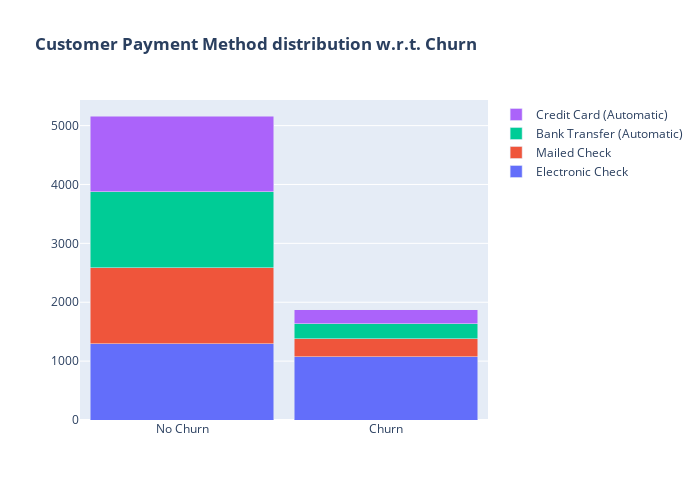

The code cell stored with this chart in its notebook:
### Markdown cell above
The majority of customers who churned were using Electronic Check as their payment method. In contrast, customers who chose Credit Card automatic transfer, Bank automatic transfer, or Mailed Check were less likely to churn.

### Code cell
payment_methods = {
    "Electronic Check": df_encoded[df_encoded["PaymentMethod_Electronic_check"] == 1].groupby("Churn").size(),
    "Mailed Check": df_encoded[df_encoded["PaymentMethod_Mailed_check"] == 1].groupby("Churn").size(),
    "Bank Transfer (Automatic)": df_encoded[df_encoded["PaymentMethod_Bank_transfer_(automatic)"] == 1].groupby("Churn").size(),
    "Credit Card (Automatic)": df_encoded[df_encoded["PaymentMethod_Credit_card_(automatic)"] == 1].groupby("Churn").size()
}

fig = go.Figure()

for method, counts in payment_methods.items():
    fig.add_trace(go.Bar(
        x=["No Churn", "Churn"],
        y=[counts.get(0, 0), counts.get(1, 0)],
        name=method
    ))

fig.update_layout(
    title_text="<b>Customer Payment Method distribution w.r.t. Churn</b>",
    barmode='stack',
    width=700,
    height=500,
    bargap=0.1
)

fig.show()

### Figure 1 — Plotly figure (JSON) as saved in the notebook; plotly's stock layout.template omitted (floating-point values rounded to 4 significant figures)
{"data": [{"name": "Electronic Check", "type": "bar", "x": ["No Churn", "Churn"], "y": [1294, 1071]}, {"name": "Mailed Check", "type": "bar", "x": ["No Churn", "Churn"], "y": [1296, 308]}, {"name": "Bank Transfer (Automatic)", "type": "bar", "x": ["No Churn", "Churn"], "y": [1284, 258]}, {"name": "Credit Card (Automatic)", "type": "bar", "x": ["No Churn", "Churn"], "y": [1289, 232]}], "layout": {"bargap": 0.1, "barmode": "stack", "height": 500, "title": {"text": "<b>Customer Payment Method distribution w.r.t. Churn</b>"}, "width": 700}}
